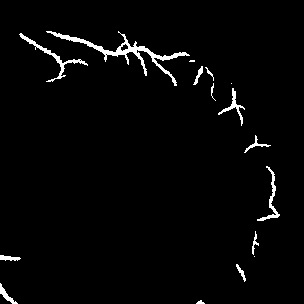
#> input picture abschlussbericht/Pictures/nnUnet/Praxis/Task108-Retina3D/vis/ens_008-66.png, 304 x 304 px, given as the content of the folder input/, which was not available
$ python zerschneiden.py
#> lines starting #> are read from the running program, lines starting #| are printed output that depends on the picture; after the words box and inside, x2 and y2 are one past the last pixel; in counts of white or black regions, pixels touching at a corner belong together; pictures that were not available may be replaced by others from this repository, and a replacement may not be noted
from PIL import Image
import numpy as np
import sys
import cv2
from os import listdir
# Regionen in den Originalmasken (180x420) die ausgeschnitten werden sollen
X_CUTS = [(0, 64), (58, 122), (116, 180)]  # 3 Regionen in X-Richtung
Y_CUTS = [(0, 64), (60, 124), (120, 184),(179, 243),(238, 302),(297, 361),(356, 420)]  # 7 Regionen in Y-Richtung

def zerschneide_image(input_path, output_path, datei):
    """Zerschneidet ein Larvenmasken-Bild (Graustufen) 'input_path'/'datei' in oben definierte Regionen und legt sie nummeriert in 'output_path' ab"""
#> called with input_path = 'input/', output_path = 'output/', datei = 'ens_008-66.png'
    # Dateiendung und Dateiname aus 'datei' extrahieren
    dateiendung = datei[-4:]
    dateiname = datei[:-4]
    # Bild lesen (Graustufenmodus)
    an_image = cv2.imread(input_path + dateiname + dateiendung, cv2.IMREAD_GRAYSCALE)  # , cv2.IMREAD_GRAYSCALE
#> an_image: shape (304, 304); 2.4% white; 16 white regions (3 under 20 px), largest, box (x1, y1, x2, y2) and area: (46, 31, 190, 86) 923, (19, 33, 88, 82) 343, (257, 166, 280, 221) 226
    boxen = an_image.copy()  # Kopie des Originalbildes, in das die Regionen eingezeichnet werden (Visualisierung)
    i = 0
    # Gehe oben definierte Regionen durch
    for x_min, x_max in X_CUTS:
        for y_min, y_max in Y_CUTS:
            # Schneid das Bild aus
            cropped = an_image[y_min : y_max, x_min : x_max]
            # Erstelle Dateinamen an uebergebenem 'output_path'
            out_full_path = output_path + dateiname + "_Schnitt" + str(i) + dateiendung
            # Schreibe die ausgeschniten Region an entsprechenden Pfad
            cv2.imwrite(out_full_path, cropped)
            i += 1
            # Zeichne ein Rechteck entsprechend der aktuellen Region in 'boxen'
            cv2.rectangle(boxen, (x_min, y_min), (x_max-1, y_max-1), 255)
#> this loop made 3 passes
#> pass 1, in zerschneide_image, `cv2.imwrite(out_full_path, cropped)`:
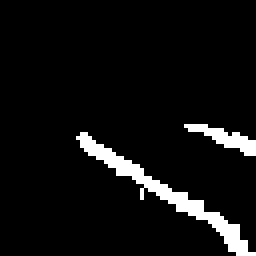
#> saved as ens_008-66_Schnitt0.png: shape (64, 64) (shown 4 times larger); 6.1% white; 2 white regions, box (x1, y1, x2, y2) and area: (19, 33, 64, 64) 193, (46, 31, 64, 39) 57
#> pass 1, in zerschneide_image, `cv2.imwrite(out_full_path, cropped)`:
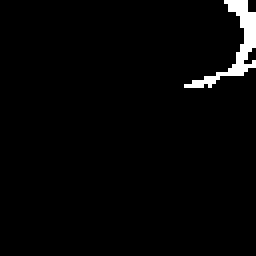
#> saved as ens_008-66_Schnitt1.png: shape (64, 64) (shown 4 times larger); 2.3% white; 1 white region, box (x1, y1, x2, y2) and area: (46, 0, 64, 22) 95
#> pass 1, in zerschneide_image, `cv2.imwrite(out_full_path, cropped)`:
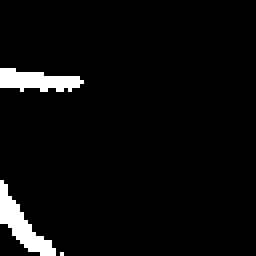
#> saved as ens_008-66_Schnitt4.png: shape (64, 64) (shown 4 times larger); 4.3% white; 3 white regions (1 under 20 px), largest, box (x1, y1, x2, y2) and area: (0, 45, 14, 64) 93, (0, 17, 21, 23) 82
#> after the loop:
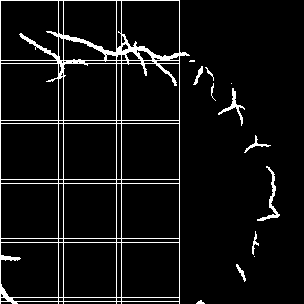
#> boxen: shape (304, 304); 6.3% white in thin lines or dots
#> after the loop, i = 21
    # nachdem alle Regionen ausgeschnitten und in 'boxen' markiert wurden, schreibe 'boxen' in extra-Ordner "vis"
    cv2.imwrite(output_path + "vis/" + dateiname + dateiendung, boxen)

def convert_all(input: str, out: str):
    """Zerschneidet alle Bilder in 'input' und schreibt sie nach 'out'"""
    dateien = listdir(input)
    for datei in dateien:
        out_datei = datei.replace(" ", "_")
        zerschneide_image(input, out, out_datei)

convert_all("input/","output/")
